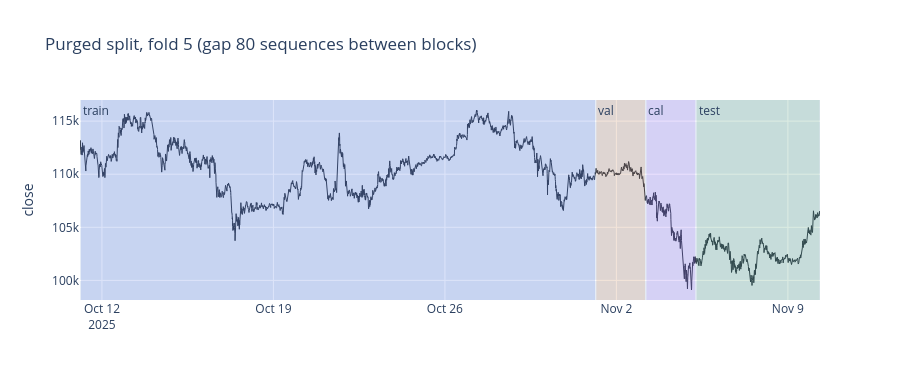

Notebook code cell kept with this figure:
### Code cell
from IPython.display import display

from neural_trade.core.config import Config
from neural_trade.data.processor import split_arrays
from neural_trade.visualization.data_overview import split_overview_figure, split_table

cfg = Config.from_yaml(CONFIG_PATH).override(CSV_PATH=CSV_PATH, **OVERRIDES)
blocks = split_arrays(cfg)
print(f"{len(blocks['df']):,} bars, fold {blocks['fold'].fold}, gap {blocks['fold'].gap} sequences")
split_overview_figure(blocks, cfg).show()

### Figure 1 — Plotly figure (JSON) as saved in the notebook; plotly's stock layout.template omitted (floating-point values rounded to 4 significant figures; data arrays with more than 128 entries replaced by an {"elided": "..."} marker saying what was removed)
{"data": [{"line": {"color": "#374151", "width": 1}, "name": "close", "type": "scatter", "x": {"elided": "6215 str values"}, "y": {"elided": "6215 float values"}}], "layout": {"annotations": [{"showarrow": false, "text": "train", "x": "2025-10-11T03:29:00+00:00", "xanchor": "left", "xref": "x", "y": 1, "yanchor": "top", "yref": "y domain"}, {"showarrow": false, "text": "val", "x": "2025-11-01T04:22:00+00:00", "xanchor": "left", "xref": "x", "y": 1, "yanchor": "top", "yref": "y domain"}, {"showarrow": false, "text": "cal", "x": "2025-11-03T05:28:00+00:00", "xanchor": "left", "xref": "x", "y": 1, "yanchor": "top", "yref": "y domain"}, {"showarrow": false, "text": "test", "x": "2025-11-05T06:34:00+00:00", "xanchor": "left", "xref": "x", "y": 1, "yanchor": "top", "yref": "y domain"}], "height": 380, "shapes": [{"fillcolor": "#1d4ed8", "line": {"width": 0}, "opacity": 0.15, "type": "rect", "x0": "2025-10-11T03:29:00+00:00", "x1": "2025-11-01T03:01:00+00:00", "xref": "x", "y0": 0, "y1": 1, "yref": "y domain"}, {"fillcolor": "#b45309", "line": {"width": 0}, "opacity": 0.15, "type": "rect", "x0": "2025-11-01T04:22:00+00:00", "x1": "2025-11-03T04:07:00+00:00", "xref": "x", "y0": 0, "y1": 1, "yref": "y domain"}, {"fillcolor": "#7c3aed", "line": {"width": 0}, "opacity": 0.15, "type": "rect", "x0": "2025-11-03T05:28:00+00:00", "x1": "2025-11-05T05:13:00+00:00", "xref": "x", "y0": 0, "y1": 1, "yref": "y domain"}, {"fillcolor": "#15803d", "line": {"width": 0}, "opacity": 0.15, "type": "rect", "x0": "2025-11-05T06:34:00+00:00", "x1": "2025-11-10T07:09:00+00:00", "xref": "x", "y0": 0, "y1": 1, "yref": "y domain"}], "showlegend": false, "title": {"text": "Purged split, fold 5 (gap 80 sequences between blocks)"}, "yaxis": {"title": {"text": "close"}}}}
